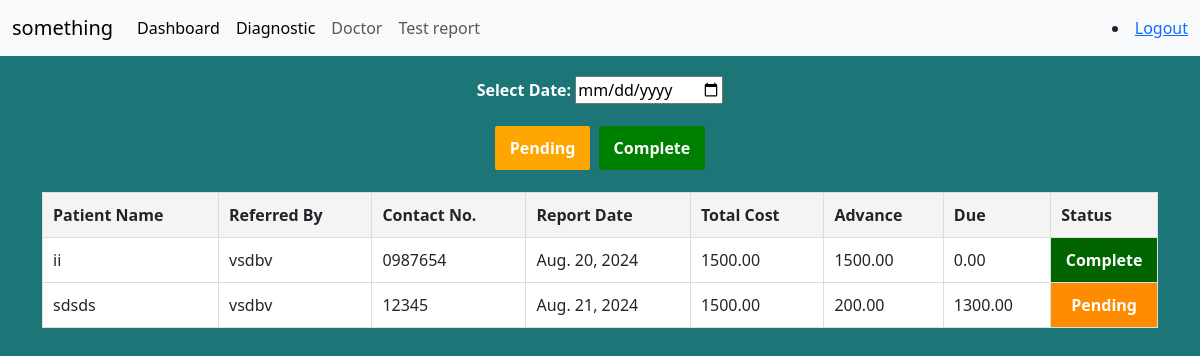
/viewallpatients/ (signed in), run on the app's committed database.
### home/models.py (models this page shows)
class Diagnostic(models.Model):
    patient_name=models.CharField(max_length=150)
    mobile=models.CharField(max_length=30)
    gender=models.CharField(max_length=20)
    age=models.IntegerField()
    doctor = models.ForeignKey(Doctor, on_delete=models.SET_NULL, null=True, related_name='diagnostics')
    sample_date=models.DateField()
    sample_time=models.TimeField()
    report_date= models.DateField()
    report_time=models.TimeField()
    total_cost= models.DecimalField(max_digits=10, decimal_places=2)
    payment=  models.DecimalField(max_digits=10, decimal_places=2,null=True, blank=True)
    due= models.DecimalField(max_digits=10, decimal_places=2)
    status=models.CharField(max_length=20,null=True, blank=True)

class Doctor(models.Model):
    name=models.CharField(max_length=150)
    gender=models.CharField(max_length=50)
    hospital=models.TextField()
    department=models.CharField(max_length=150)
    mobile=models.CharField(max_length=20)
    email=models.CharField(max_length=50, unique=True)

### home/views.py (the view)
# urls.py: path('viewallpatients/', login_required(view_all_patients),name='viewallpatients'),
def view_all_patients(request):
    all_patients = Diagnostic.objects.all()
    context={
        'all_patients':all_patients,
    }
    return render(request, 'view_patients.html', context)

### home/templates/view_patients.html (shortened to what this page needs)
<!DOCTYPE html>
<html lang="en">
<head>
</head>
<body>
    {% include 'navbar.html' %}
<div class="container">
    <div class="date-picker">
        <form method="GET" action="{% url 'patientlist' %}" id="dateFilterForm">
            <label for="date" style="color:white; font-weight:bold">Select Date:</label>
            <input type="date" name="date" id="date" value="{{ selected_date }}">
        </form>
    </div>
    <div class="button-group">
        <button class="pending-btn" onclick="showPending()">Pending</button>
        <button class="complete-btn" onclick="showComplete()">Complete</button>
    </div>
    <table class="patient-table" id="allPatientsTable">
        {% if all_patients %}
        <thead>
            <tr>
                <th>Patient Name</th>
                <th>Referred By</th>
                <th>Contact No.</th>
                <th>Report Date</th>
                <th>Total Cost</th>
                <th>Advance</th>
                <th>Due</th>
                <th>Status</th>
            </tr>
        </thead>
        <tbody>
            {% for patient in all_patients %}
            <tr>
                <td>{{ patient.patient_name }}</td>
                <td>{{ patient.doctor.name }}</td>
                <td>{{ patient.mobile }}</td>
                <td>{{ patient.report_date }}</td>
                <td>{{ patient.total_cost }}</td>
                <td>{{ patient.payment }}</td>
                <td>{{ patient.due }}</td>
                <td class="linkable"style="padding:1px;
                {% if patient.status == 'Pending' %}
                    background-color: #FF8C00;
                {% elif patient.status == 'Complete' %}
                    background-color: #006400;
                {% else %}
                    background-color: #00008B;
                {% endif %}
            "><a class="td_link" href="{% url 'testfungus' patient.id %}">{{ patient.status }}</a></td>
            </tr>
            {% endfor %}
        </tbody>
        {% endif %}
    </table>
</div>
</body>
</html>

### home/templates/view_patients.html (style rules this page uses)
.button-group { margin: 10px 0; text-align: center; }
.button-group button { padding: 10px 15px; margin: 2px; border: none; cursor: pointer; font-size: 16px; }
.pending-btn { background-color: orange; color: white; }
.complete-btn { background-color: green; color: white; }
.patient-table { width: 100%; border-collapse: collapse; margin-top: 20px; }
.patient-table th, .patient-table td { padding: 10px; border: 1px solid #ddd; text-align: left; }
.patient-table th { background-color: #f4f4f4; }
.date-picker { margin: 20px 0; text-align: center; }
.td_link { color:white; display:block; width:100%; height:100%; text-align:center; font-weight:bold; text-decoration:none; }
table { background-color:white; }

### home/templates/navbar.html (style rules this page uses)
:root { --background-color:#1c7577; }
body { background-color:var(--background-color); }
button { background-color:var(--background-color); padding:5px 7px; border:none; border-radius:2px; color:white; font-weight:bold; }

### data on the page
Diagnostic: patient_name "ii", doctor.name "vsdbv", mobile "0987654", report_date "Aug. 20, 2024", total_cost "1500.00", payment "1500.00", due "0.00", status "Complete"
Diagnostic: patient_name "sdsds", doctor.name "vsdbv", mobile "12345", report_date "Aug. 21, 2024", total_cost "1500.00", payment "200.00", due "1300.00", status "Pending"
